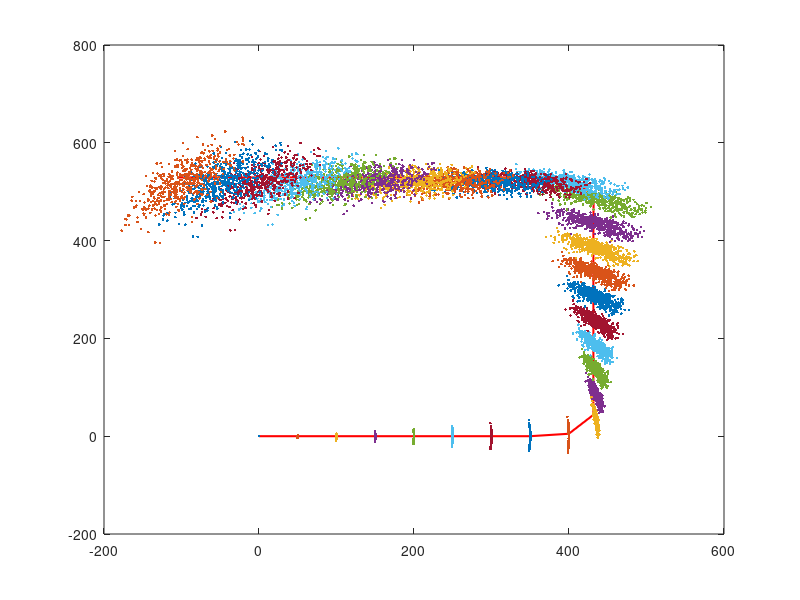

The MATLAB script that drew this image:
%Algolrithm motion_model_odometry with Normal Distribution Noise

clc
close all

%Initial setting of mobile robot
x = 100;
y =100;
theta = pi/4;

a1 = 0.000005;
a2 = 0.000005;
a3 = 0.000005;
a4 = 0.000005;

trajectory_data = zeros(3,500,30);
odom = zeros(3,30);
odom(:,:) = NaN;
odom(:,1:3)= 0;

trajectory_data(:,:,:) = NaN;
trajectory_data(:,:,1) = 0;

n = 1;
t = 2;

while (t <= 30 )
    

if t < 10
    delta_rot1 = 0;

    delta_trans =50;

    delta_rot2 = 0;
 

elseif (t >= 10)&&(t < 12)
    delta_rot1 = 0;

    delta_trans = 50;

    delta_rot2 = pi/4;
    
 
    
    
elseif (t >= 12)&&(t < 20)
    delta_rot1 = 0;

    delta_trans = 50;

    delta_rot2 = 0;

 

    
elseif (t >= 20)&&(t < 22)
    delta_rot1 = 0;

    delta_trans = 50;

    delta_rot2 = pi/4;
    
    
elseif (t >= 22)&&(t <= 30)
    delta_rot1 = 0;

    delta_trans = 50;

    delta_rot2 = 0;
    
 
end


for n = 1: 500
    
delta_rot1_noise = delta_rot1 - normrnd(0,(a1*delta_rot1^2 + a2*delta_trans^2));

delta_trans_noise = delta_trans - normrnd(0,(a3*delta_trans^2 + a4*delta_rot1^2 + a4*delta_rot2^2));

delta_rot2_noise = delta_rot2 - normrnd(0,(a1*delta_rot2^2 + a2*delta_trans^2));


x = trajectory_data(1,n,t-1) + delta_trans_noise * cos(theta + delta_rot1_noise);

y = trajectory_data(2,n,t-1) + delta_trans_noise * sin(theta + delta_rot1_noise);

theta = trajectory_data(3,n,t-1) + delta_rot1_noise + delta_rot2_noise;


trajectory_data(1,n,t) = x;

trajectory_data(2,n,t) = y;

trajectory_data(3,n,t) = theta;


n = n + 1;

end



t = t + 1;


if t < 10
    
    delta_rot1 = 0;

    delta_trans =50;

    delta_rot2 = 0;
    
    odom(1,t) = odom(1,t-1) + delta_trans;
    
    odom(2,t) = odom(2,t-1);
    
    odom(3,t) = odom(3,t-1) + delta_rot1 + delta_rot2;

elseif (t >= 10)&&(t < 12)
    delta_rot1 = 0;

    delta_trans = 50;

    delta_rot2 = deg2rad(45);
    
    odom(1,t) = odom(1,t-1) + delta_trans * cos(theta + delta_rot1);

    odom(2,t) = odom(2,t-1) + delta_trans * sin(theta + delta_rot1);
    
    odom(3,t) = odom(3,t-1) + delta_rot1 + delta_rot2;
    
    
elseif (t >= 12)&&(t < 20)
    delta_rot1 = 0;

    delta_trans = 50;

    delta_rot2 = 0;

    odom(1,t) = odom(1,t-1);

    odom(2,t) = odom(2,t-1) + delta_trans;
    
    odom(3,t) = odom(3,t-1) + delta_rot1 + delta_rot2;

    
elseif (t >= 20)&&(t < 22)
    delta_rot1 = 0;

    delta_trans = 50;

    delta_rot2 = deg2rad(45);
        
    odom(1,t) = odom(1,t-1) + delta_trans * cos(theta + delta_rot1);

    odom(2,t) = odom(2,t-1) + delta_trans * sin(theta + delta_rot1);
    
    odom(3,t) = odom(3,t-1) + delta_rot1 + delta_rot2;
    
    
elseif (t >= 22)&&(t <= 31)
    delta_rot1 = 0;

    delta_trans = 50;

    delta_rot2 = 0;
    
    odom(1,t) = odom(1,t-1) + delta_trans * cos(-pi);

    odom(2,t) = odom(2,t-1);
    
    odom(3,t) = odom(3,t-1) + delta_rot1 + delta_rot2;
end
end

plot(odom(1,:),odom(2,:),'r','LineWidth',1.5);
pause(3);
hold on 

for m = 1:30
  scatter(trajectory_data(1,5:500,m),trajectory_data(2,5:500,m),'.');
  pause(1);
  hold on
end

%  pause(0.);
% 
% hold on
